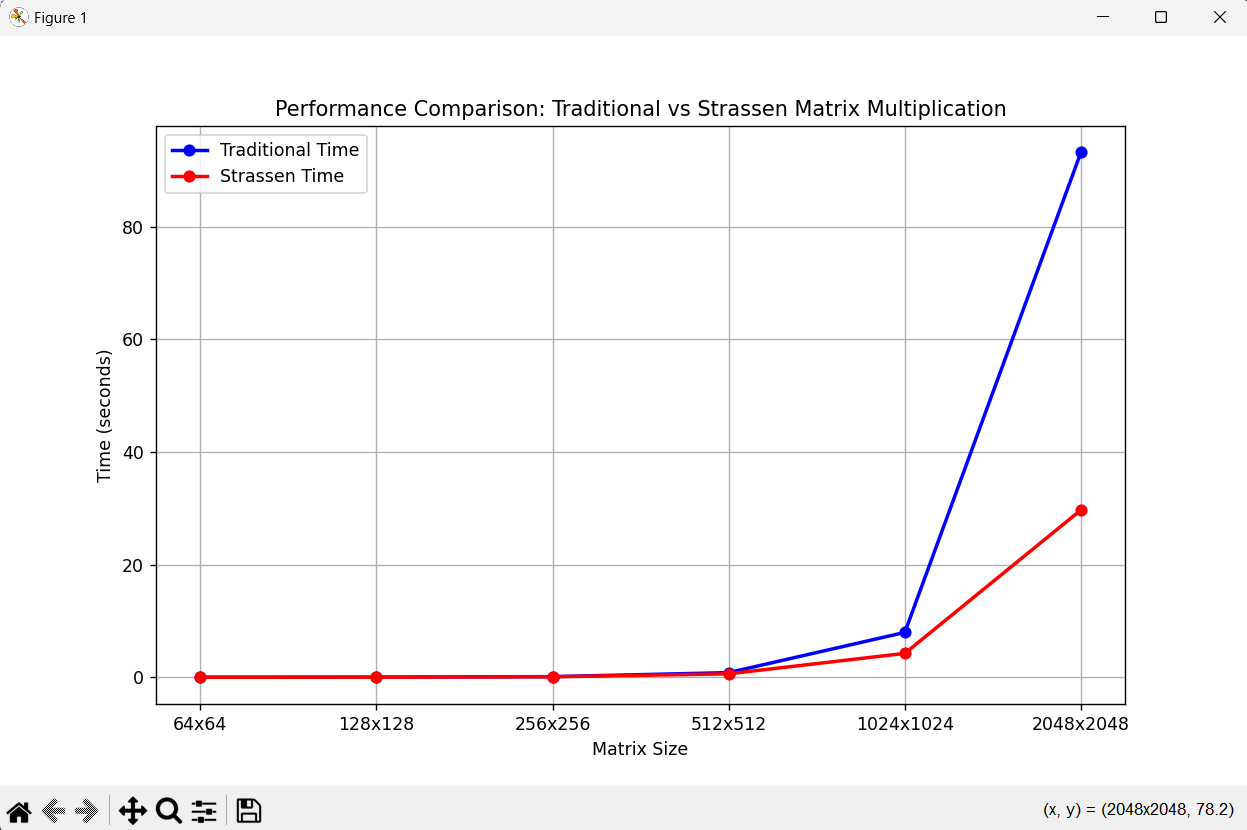

Here is the Python script that generated this plot:
import matplotlib.pyplot as plt

# Data for Matrix Size, Traditional Time, and Strassen Time
matrix_size = ['64x64', '128x128', '256x256', '512x512', '1024x1024', '2048x2048']
traditional_time = [0.000000, 0.013000, 0.106000, 0.822000, 7.965000, 93.234000]
strassen_time = [0.000000, 0.013000, 0.086000, 0.610000, 4.240000, 29.705000]

# Create the plot
plt.figure(figsize=(10, 6))

# Plot the Traditional Time vs Matrix Size
plt.plot(matrix_size, traditional_time, label='Traditional Time', marker='o', color='blue', linestyle='-', linewidth=2)

# Plot the Strassen Time vs Matrix Size
plt.plot(matrix_size, strassen_time, label='Strassen Time', marker='o', color='red', linestyle='-', linewidth=2)

# Add labels and title
plt.xlabel('Matrix Size')
plt.ylabel('Time (seconds)')
plt.title('Performance Comparison: Traditional vs Strassen Matrix Multiplication')

# Add a legend
plt.legend()

# Add grid for better readability
plt.grid(True)

# Display the plot
plt.show()
